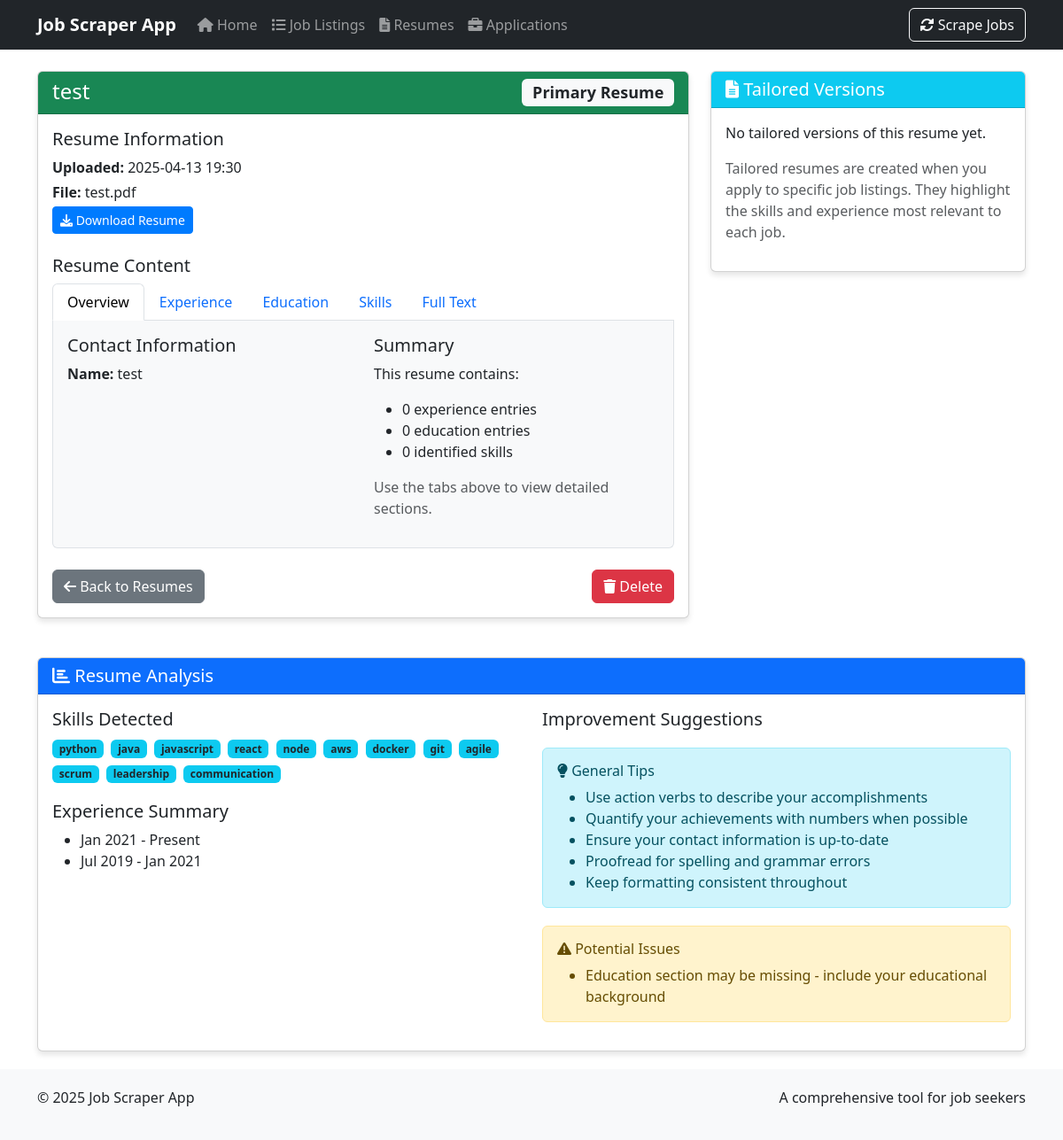
Page /resume/2 on the committed database.
### job_scraper_app/database/setup.py (models this page shows, shortened)
class Resume(Base):
    __tablename__ = 'resumes'
    id = Column(Integer, primary_key=True)
    name = Column(String(255), nullable=False)
    file_path = Column(String(512), nullable=False)
    content_text = Column(Text)
    upload_date = Column(DateTime, default=datetime.utcnow)
    is_primary = Column(Boolean, default=False)
    tailored_resumes = relationship("TailoredResume", back_populates="base_resume", cascade="all, delete-orphan")

### run_flask_app.py (the view)
@app.route('/resume/<int:resume_id>')
def resume(resume_id):
    session = Session()
    try:
        resume_db = session.query(Resume).filter_by(id=resume_id).first()
        if not resume_db:
            return "Resume not found", 404
        tailored_resumes = session.query(TailoredResume).filter_by(base_resume_id=resume_id).all()
        parser = resume_manager.parser
        resume_data = parser.parse(resume_db.file_path)
        resume = {
            'id': resume_db.id,
            'name': resume_db.name,
            'file_path': resume_db.file_path,
            'content_text': resume_db.content_text,
            'upload_date': resume_db.upload_date,
            'is_primary': resume_db.is_primary,
            'email': resume_data.get('email', []) if resume_data else [],
            'phone': resume_data.get('phone', []) if resume_data else [],
            'education': resume_data.get('education', []) if resume_data else [],
            'experience': resume_data.get('experience', []) if resume_data else [],
            'skills': resume_data.get('skills', []) if resume_data else [],
            'links': resume_data.get('links', {}) if resume_data else {}
        }
        return render_template('resume.html',
                              resume=resume,
                              tailored_resumes=tailored_resumes)
    finally:
        session.close()

### job_scraper_app/resume_processor/resume_parser.py (called while the page is built, shortened)
    def parse(self, file_path):
        try:
            file_path = Path(file_path)
            if not file_path.exists():
                logger.error(f"Resume file not found: {file_path}")
                return None
        except Exception as e:
            logger.error(f"Error parsing resume {file_path}: {e}", exc_info=True)
            return None

### run_flask_app.py (called while the page is built)
@app.template_filter('extract_skills')
def extract_skills_filter(text):
    if not text:
        return []
    common_skills = [
        'python', 'java', 'javascript', 'html', 'css', 'sql', 'react', 'angular', 'vue',
        'node', 'express', 'django', 'flask', 'spring', 'aws', 'azure', 'docker', 'kubernetes',
        'git', 'agile', 'scrum', 'leadership', 'communication', 'teamwork', 'problem-solving'
    ]
    text_lower = text.lower()
    return [skill for skill in common_skills if skill in text_lower]

@app.template_filter('extract_experience')
def extract_experience_filter(text):
    if not text:
        return []
    lines = text.split('\n')
    experience = []
    for line in lines:
        if any(year in line for year in ['2020', '2021', '2022', '2023', '2024', '2025']):
            experience.append(line.strip())
    return experience[:5]  # Return at most 5 experiences

@app.template_test('contains')
def contains_test(value, substring):
    if not value:
        return False
    return substring in value

### job_scraper_app/ui/templates/resume.html (shortened to what this page needs)
{% extends "base.html" %}
{% block content %}
<div class="row">
    <div class="col-md-8">
        <div class="card">
            <div class="card-header {% if resume.is_primary %}bg-success{% else %}bg-primary{% endif %} text-white">
                <h1 class="h4 mb-0">
                    {{ resume.name }}
                    {% if resume.is_primary %}
                        <span class="badge bg-light text-dark float-end">Primary Resume</span>
                    {% endif %}
                </h1>
            </div>
            <div class="card-body">
                <div class="mb-4">
                    <h2 class="h5">Resume Information</h2>
                    <p class="mb-1"><strong>Uploaded:</strong> {{ resume.upload_date.strftime('%Y-%m-%d %H:%M') }}</p>
                    <p class="mb-1"><strong>File:</strong> {{ resume.file_path.split('/')[-1] }}</p>
                    <p class="mb-0">
                        <a href="{{ url_for('download_file', filename=resume.file_path.split('/')[-1]) }}" class="btn btn-sm btn-primary">
                            <i class="fas fa-download"></i> Download Resume
                        </a>
                    </p>
                </div>
                <div class="mb-4">
                    <h2 class="h5">Resume Content</h2>
                    <ul class="nav nav-tabs" id="resumeTabs" role="tablist">
                        <li class="nav-item" role="presentation">
                            <button class="nav-link active" id="overview-tab" data-bs-toggle="tab" data-bs-target="#overview" type="button" role="tab" aria-controls="overview" aria-selected="true">Overview</button>
                        </li>
                        <li class="nav-item" role="presentation">
                            <button class="nav-link" id="experience-tab" data-bs-toggle="tab" data-bs-target="#experience" type="button" role="tab" aria-controls="experience" aria-selected="false">Experience</button>
                        </li>
                        <li class="nav-item" role="presentation">
                            <button class="nav-link" id="education-tab" data-bs-toggle="tab" data-bs-target="#education" type="button" role="tab" aria-controls="education" aria-selected="false">Education</button>
                        </li>
                        <li class="nav-item" role="presentation">
                            <button class="nav-link" id="skills-tab" data-bs-toggle="tab" data-bs-target="#skills" type="button" role="tab" aria-controls="skills" aria-selected="false">Skills</button>
                        </li>
                        <li class="nav-item" role="presentation">
                            <button class="nav-link" id="full-tab" data-bs-toggle="tab" data-bs-target="#full" type="button" role="tab" aria-controls="full" aria-selected="false">Full Text</button>
                        </li>
                    </ul>
                    <div class="tab-content border border-top-0 p-3 rounded-bottom bg-light" style="max-height: 400px; overflow-y: auto;">
                        <div class="tab-pane fade show active" id="overview" role="tabpanel" aria-labelledby="overview-tab">
                            <div class="row">
                                <div class="col-md-6">
                                    <h5>Contact Information</h5>
                                    <p><strong>Name:</strong> {{ resume.name }}</p>
                                </div>
                                <div class="col-md-6">
                                    <h5>Summary</h5>
                                    <p>This resume contains:</p>
                                    <ul>
                                        <li>{{ resume.experience|length }} experience entries</li>
                                        <li>{{ resume.education|length }} education entries</li>
                                        <li>{{ resume.skills|length }} identified skills</li>
                                    </ul>
                                    <p class="text-muted">Use the tabs above to view detailed sections.</p>
                                </div>
                            </div>
                        </div>
                    </div>
                </div>
                <div class="d-flex justify-content-between">
                    <a href="{{ url_for('resumes') }}" class="btn btn-secondary">
                        <i class="fas fa-arrow-left"></i> Back to Resumes
                    </a>
                    <div>
                        <form action="{{ url_for('delete_resume') }}" method="post" class="d-inline" onsubmit="return confirm('Are you sure you want to delete this resume?');">
                            <button type="submit" class="btn btn-danger">
                                <i class="fas fa-trash"></i> Delete
                            </button>
                        </form>
                    </div>
                </div>
            </div>
        </div>
    </div>
    <div class="col-md-4">
        <div class="card">
            <div class="card-header bg-info text-white">
                <h2 class="h5 mb-0"><i class="fas fa-file-alt"></i> Tailored Versions</h2>
            </div>
            <div class="card-body">
                {% if tailored_resumes %}
                    <div class="list-group">
                        {% for tailored in tailored_resumes %}
                            <div class="list-group-item">
                                <h5 class="mb-1">{{ tailored.name }}</h5>
                                <p class="mb-1">
                                    <small class="text-muted">Created: {{ tailored.creation_date.strftime('%Y-%m-%d') }}</small>
                                </p>
                                <p class="mb-1">
                                    <small>For: <a href="{{ url_for('job_listing', job_id=tailored.job_listing_id) }}">{{ tailored.job_listing.title }} at {{ tailored.job_listing.company_name }}</a></small>
                                </p>
                                <div class="btn-group btn-group-sm">
                                    <a href="{{ url_for('download_file', filename=tailored.file_path.split('/')[-1]) }}" class="btn btn-outline-primary">
                                        <i class="fas fa-download"></i> Download
                                    </a>
                                </div>
                            </div>
                        {% endfor %}
                    </div>
                {% else %}
                    <p>No tailored versions of this resume yet.</p>
                    <p class="text-muted">Tailored resumes are created when you apply to specific job listings. They highlight the skills and experience most relevant to each job.</p>
                {% endif %}
            </div>
        </div>
    </div>
</div>
<div class="row mt-4">
    <div class="col-md-12">
        <div class="card">
            <div class="card-header bg-primary text-white">
                <h2 class="h5 mb-0"><i class="fas fa-chart-bar"></i> Resume Analysis</h2>
            </div>
            <div class="card-body">
                <div class="row">
                    <div class="col-md-6">
                        <h5>Skills Detected</h5>
                        <div class="mb-3">
                            {% set skills = resume.content_text|extract_skills %}
                            {% if skills %}
                                <div>
                                    {% for skill in skills %}
                                        <span class="badge bg-info text-dark me-1 mb-1">{{ skill }}</span>
                                    {% endfor %}
                                </div>
                            {% else %}
                                <p class="text-muted">No skills detected. Consider adding a skills section to your resume.</p>
                            {% endif %}
                        </div>
                        <h5>Experience Summary</h5>
                        <div>
                            {% set experience = resume.content_text|extract_experience %}
                            {% if experience %}
                                <ul>
                                    {% for exp in experience %}
                                        <li>{{ exp }}</li>
                                    {% endfor %}
                                </ul>
                            {% else %}
                                <p class="text-muted">No experience details detected. Make sure your resume includes a clear work experience section.</p>
                            {% endif %}
                        </div>
                    </div>
                    <div class="col-md-6">
                        <h5>Improvement Suggestions</h5>
                        <div class="alert alert-info">
                            <h6><i class="fas fa-lightbulb"></i> General Tips</h6>
                            <ul class="mb-0">
                                <li>Use action verbs to describe your accomplishments</li>
                                <li>Quantify your achievements with numbers when possible</li>
                                <li>Ensure your contact information is up-to-date</li>
                                <li>Proofread for spelling and grammar errors</li>
                                <li>Keep formatting consistent throughout</li>
                            </ul>
                        </div>
                        <div class="alert alert-warning">
                            <h6><i class="fas fa-exclamation-triangle"></i> Potential Issues</h6>
                            <ul class="mb-0">
                                {% if not resume.content_text|lower is contains('education') %}
                                    <li>Education section may be missing - include your educational background</li>
                                {% endif %}
                            </ul>
                        </div>
                    </div>
                </div>
            </div>
        </div>
    </div>
</div>
{% endblock %}

### job_scraper_app/ui/templates/base.html (style rules this page uses)
body { padding-top: 56px; min-height: 100vh; display: flex; flex-direction: column; }
.card { margin-bottom: 20px; box-shadow: 0 4px 6px rgba(0, 0, 0, 0.1); }
.card-header { font-weight: bold; }
.btn-primary { background-color: #007bff; border-color: #007bff; }
.alert { margin-top: 20px; }

### rows in the picture
Resume: name "test", upload_date "2025-04-13 19:30", file_path "test.pdf"

### other values in the picture
{{ resume.experience|length }} "0"
{{ resume.education|length }} "0"
{{ resume.skills|length }} "0"
{{ skill }} "python" "java" "javascript" "react" "node" "aws" "docker" "git" "agile" "scrum" "leadership" "communication"
{{ exp }} "Jan 2021 - Present" "Jul 2019 - Jan 2021"
